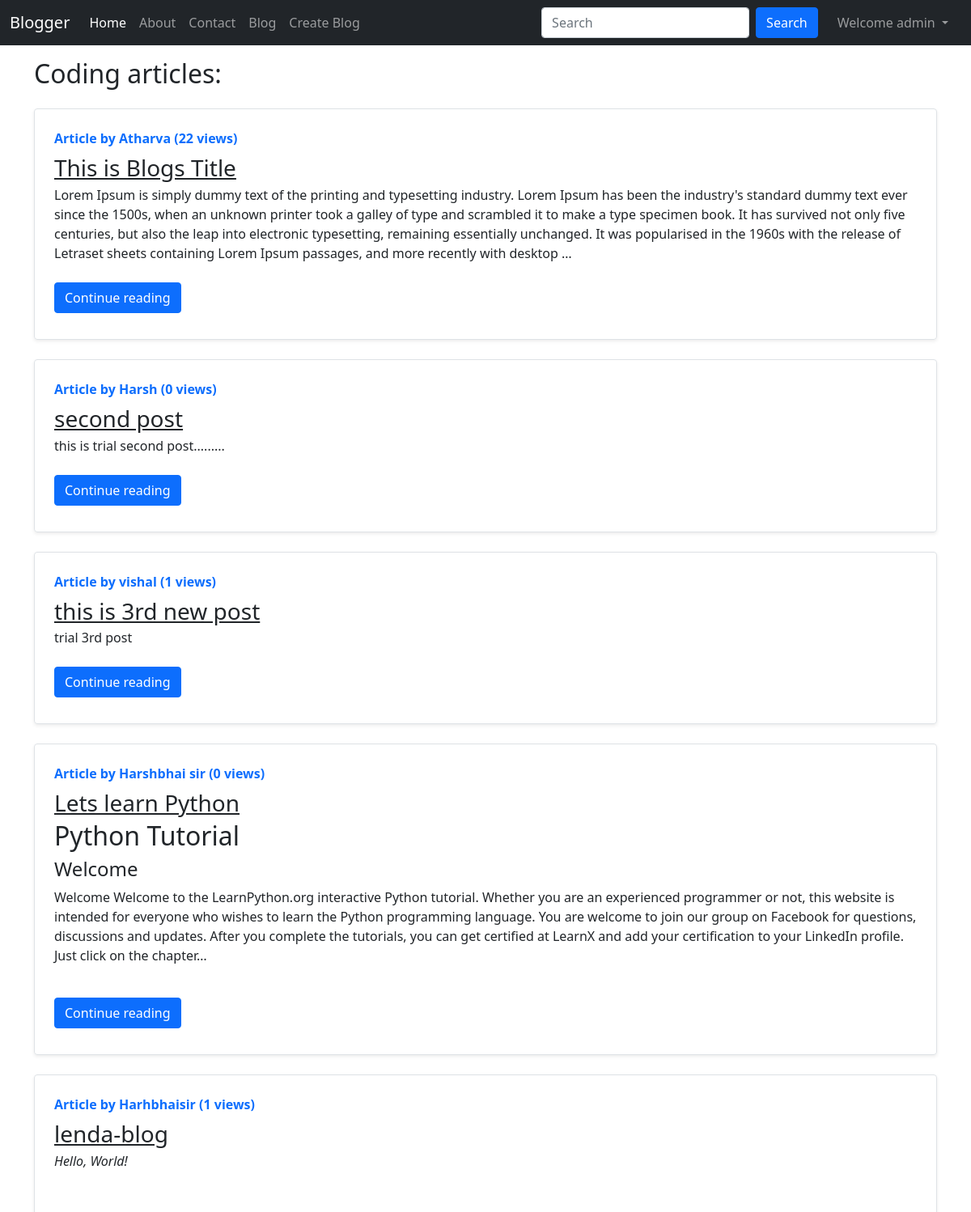
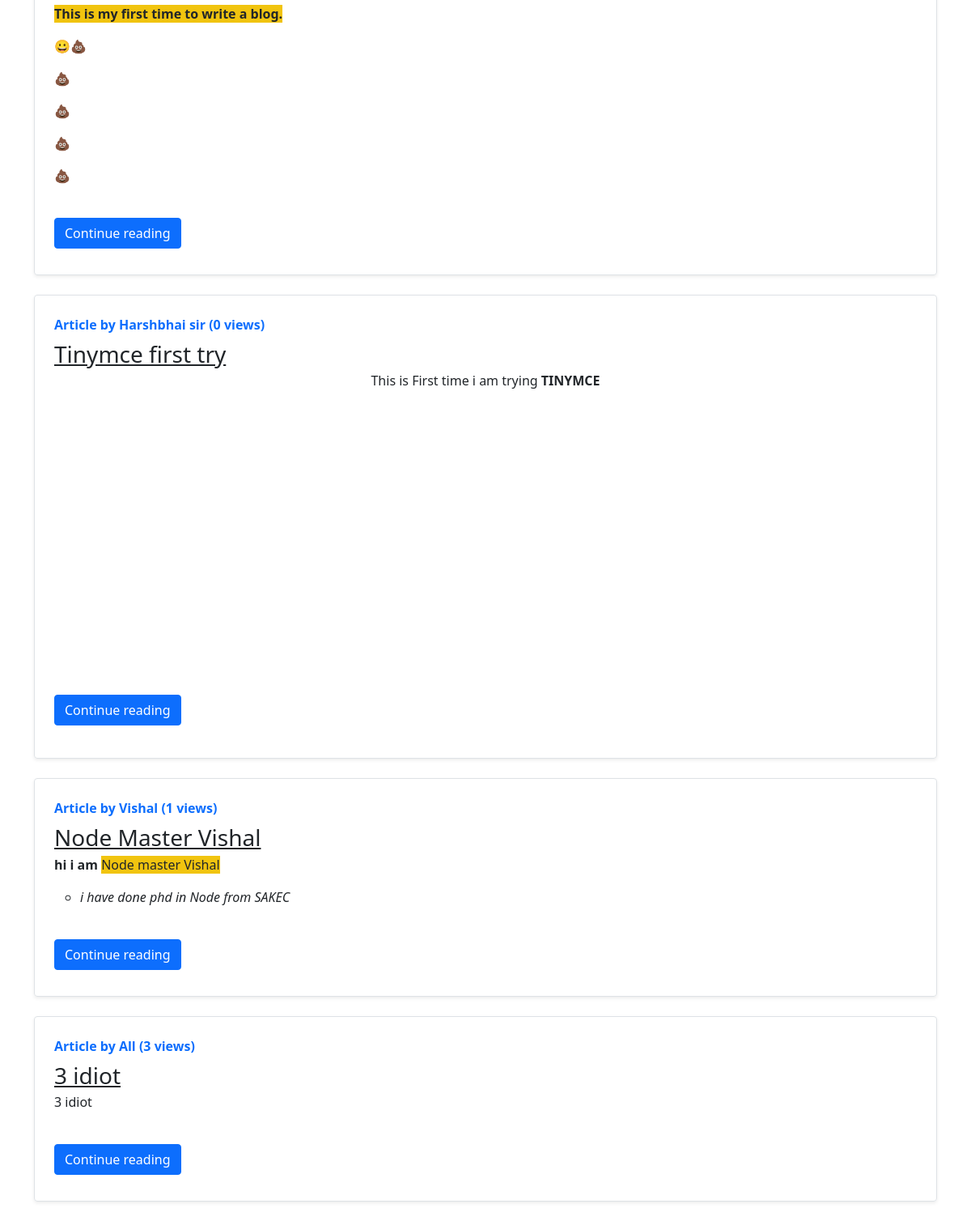
Page /blog/ (signed in) on the committed database (2 pictures, top to bottom).
### blog/models.py (models this page shows, shortened)
class Post(models.Model):
    sno = models.AutoField(primary_key=True)
    title = models.CharField(max_length=255)
    content = models.TextField()
    author = models.CharField(max_length=20)
    slug = models.CharField(max_length=130)
    views = models.IntegerField(default=0)
    timestamp = models.DateTimeField(blank=True)

### blog/views.py (the view)
# urls.py: path('', views.blogHome, name="blogHome"),
def blogHome(request):
    allPosts = Post.objects.all()
    context = {
        'allPosts': allPosts,
    }
    return render(request, "blog/blogHome.html", context)

### templates/blog/blogHome.html (shortened to what this page needs)
{% extends 'base.html' %}
{% block blogactive %} active {% endblock blogactive %}
{% block body %}
<div class="container my-3">
    <h2>Coding articles:</h2>
    {% for post in allPosts %}
    <div class="row g-0 border rounded overflow-hidden flex-md-row my-4 shadow-sm h-md-250 position-relative">
        <div class="col p-4 d-flex flex-column position-static">
          <strong class="d-inline-block mb-2 text-primary">Article by {{ post.author }}  ({{post.views}} views)</strong>
          <h3 class="mb-0"><a class="text-dark" href="/blog/{{post.slug}}">{{ post.title }}</a></h3>
          <p class="card-text mb-auto"><div class='preview'>{{ post.content|safe| truncatechars:500 }}</div></p>
          <div class="my-2">
          <a href="/blog/{{post.slug}}" role="button" class="btn btn-primary">Continue reading</a>
          </div>
        </div>
      </div>
      {% endfor %}
</div>
{% endblock body %}

### templates/base.html (shortened to what this page needs)
<!doctype html>
<html lang="en">
<head>
  <link href="https://cdn.jsdelivr.net/npm/bootstrap@5.1.3/dist/css/bootstrap.min.css" rel="stylesheet"
>
  <link rel="stylesheet" href="https://cdnjs.cloudflare.com/ajax/libs/font-awesome/4.7.0/css/font-awesome.min.css">
</head>
<body>
  <nav class="navbar navbar-expand-lg navbar-dark bg-dark">
    <div class="container-fluid">
      <a class="navbar-brand" href="/">Blogger</a>
      <div class="collapse navbar-collapse" id="navbarSupportedContent">
        <ul class="navbar-nav me-auto mb-2 mb-lg-0">
          <li class="nav-item {% block homeactive %} {% endblock homeactive %}">
            <a class="nav-link active" aria-current="page" href="/">Home</a>
          </li>
          <li class="nav-item {% block aboutactive %} {% endblock aboutactive %}">
            <a class="nav-link" href="/about">About</a>
          </li>
          <li class="nav-item {% block contactactive %} {% endblock contactactive %}">
            <a class="nav-link" href="/contact">Contact</a>
          </li>
          <li class="nav-item {% block blogactive %} {% endblock blogactive %}">
            <a class="nav-link" href="/blog">Blog</a>
          </li>
          {% if user.is_authenticated %}
          <li class="nav-item">
            <a class="nav-link" href="blogCreate">Create Blog</a>
          </li>
          {% endif %}
        </ul>
        <form method="get" action="/search" class="d-flex my-2 my-lg-0 mx-3">
          <input class="form-control me-2" type="search" placeholder="Search" aria-label="Search" name="query"
            id="query">
          <button class="btn btn-primary " type="submit">Search</button>
        </form>
        {% if user.is_authenticated %}
        <ul class="navbar-nav ml-auto me-2">
          <li class="nav-item dropdown">
            <a class="nav-link dropdown-toggle" href="#" id="navbarDropdown" role="button" data-bs-toggle="dropdown" aria-expanded="false">
              Welcome {{request.user}}
            </a>
          </li>
        </ul>
        {% endif %}
      </div>
    </div>
  </nav>
  {% block body %}{% endblock body %}
</body>
</html>

### rows in the picture
Post: author "Atharva", views "22", title "This is Blogs Title", content "Lorem Ipsum is simply dummy text of the printing and typesetting industry. Lorem Ipsum has been the industry's standard dummy text ever since the 1500s, when an unknown printer took a galley of type and scrambled it to make a type specimen book. It has survived not only five centuries, but also the leap into electronic typesetting, remaining essentially unchanged. It was popularised in the 1960s with the release of Letraset sheets containing Lorem Ipsum passages, and more recently with desktop …"
Post: author "Harsh", views "0", title "second post", content "this is trial second post........."
Post: author "vishal", views "1", title "this is 3rd new post", content "trial 3rd post"
Post: author "Harshbhai sir", views "0", title "Lets learn Python", content "Python Tutorial Welcome Welcome Welcome to the LearnPython.org interactive Python tutorial. Whether you are an experienced programmer or not, this website is intended for everyone who wishes to learn the Python programming language. You are welcome to join our group on Facebook for questions, discussions and updates. After you complete the tutorials, you can get certified at LearnX and add your certification to your LinkedIn profile. Just click on the chapter…"
Post: author "Harhbhaisir", views "1", title "lenda-blog", content "Hello, World! This is my first time to write a blog. 😀💩 💩 💩 💩 💩"
Post: author "Harshbhai sir", views "0", title "Tinymce first try", content "This is First time i am trying TINYMCE"
Post: author "Vishal", views "1", title "Node Master Vishal", content "hi i am Node master Vishal i have done phd in Node from SAKEC"
Post: author "All", views "3", title "3 idiot", content "3 idiot"

### other values in the picture
{{ request.user }} "admin"
